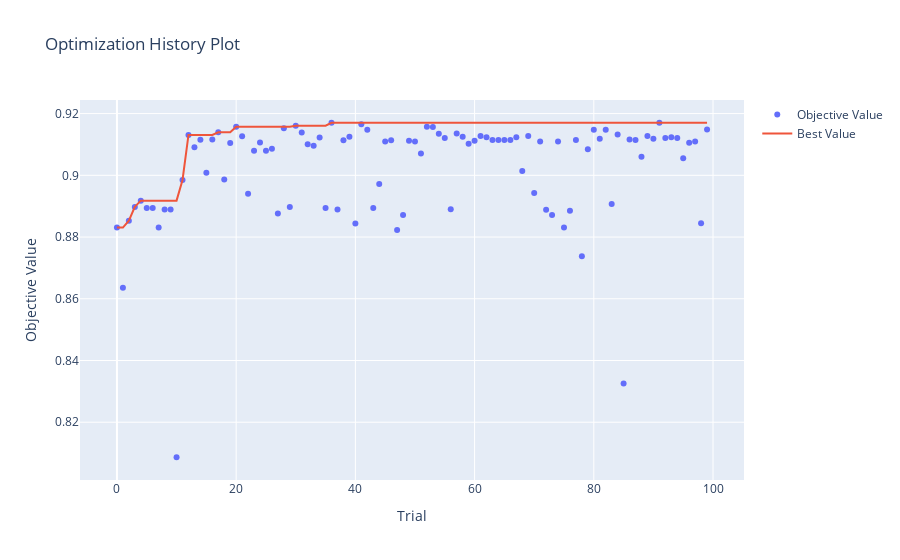

Write notebook code for a chart like this one.
### Code cell
# Visualizing optimization
optuna.visualization.plot_optimization_history(study)
